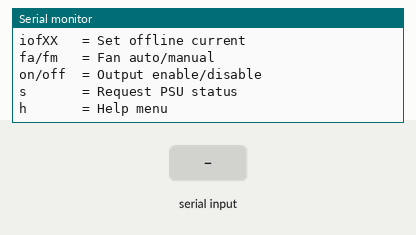
This sketch was run on a simulated ESP32. Parts: the last lines printed to the serial monitor. Inputs (shaded band) come from the test bench. No CAN messages arrive unless stated.

Above: at 1.7 s.
1.8 s: "von\n" received over Serial
At 2.6 s:
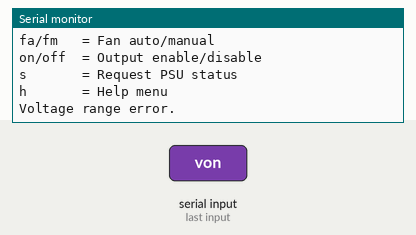
3.3 s: "vof\n" received over Serial
At 3.7 s:
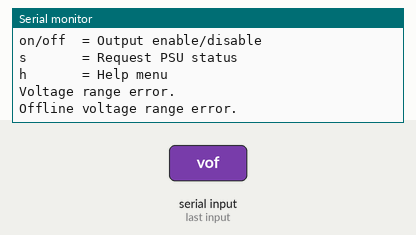
4.8 s: "ion\n" received over Serial
At 6.0 s:
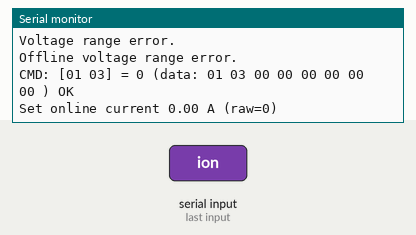
6.3 s: "iof\n" received over Serial
At 7.2 s:
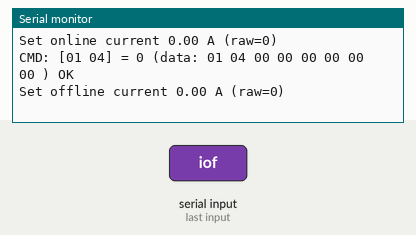
7.8 s: "fa\n" received over Serial
At 8.4 s:
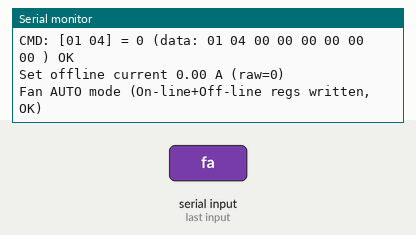
9.3 s: "fm\n" received over Serial
At 10.7 s:
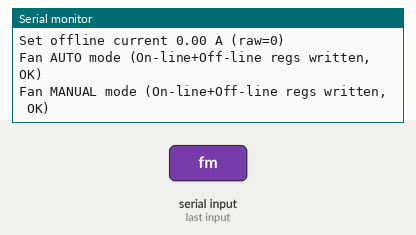

The sketch:

CAN_controller.ino
```cpp
#include <Arduino.h>
#include <HuaweiCAN.h>

HuaweiCAN psu;

void printHelp() {
  Serial.println(F("\n--- Huawei PSU Short Commands ---"));
  Serial.println(F("vonXX   = Set online voltage"));
  Serial.println(F("vofXX   = Set offline voltage"));
  Serial.println(F("ionXX   = Set online current"));
  Serial.println(F("iofXX   = Set offline current"));
  Serial.println(F("fa/fm   = Fan auto/manual"));
  Serial.println(F("on/off  = Output enable/disable"));
  Serial.println(F("s       = Request PSU status"));
  Serial.println(F("h       = Help menu\n"));
}

void setup() {
  Serial.begin(115200);
  delay(500);
  Serial.println("Huawei PSU TWAI Controller (modular)");

  if (!psu.begin()) {
    Serial.println("TWAI init failed!");
    while (true);
  }

  Serial.println("TWAI initialized at 125 kbps.\n");
  printHelp();
}

void loop() {
  psu.readAndDecodeResponse();

  static unsigned long last_health_check = 0;
  if (millis() - last_health_check >= 1000) {
    last_health_check = millis();
    psu.checkBusHealth();
  }

  if (Serial.available()) {
    String cmd = Serial.readStringUntil('\n');
    cmd.trim(); cmd.toLowerCase();

    if (cmd.startsWith("von")) psu.setVoltage(cmd.substring(3).toFloat());
    else if (cmd.startsWith("vof")) psu.setOfflineVoltage(cmd.substring(3).toFloat());
    else if (cmd.startsWith("ion")) psu.setCurrent(cmd.substring(3).toFloat());
    else if (cmd.startsWith("iof")) psu.setOfflineCurrent(cmd.substring(3).toFloat());
    else if (cmd == "fa") psu.setFanMode(false);
    else if (cmd == "fm") psu.setFanMode(true);
    else if (cmd == "on") psu.enableOutput(true);
    else if (cmd == "off") psu.enableOutput(false);
    else if (cmd == "s") psu.sendRequest();
    else if (cmd == "h") printHelp();
    else Serial.println("Invalid command. Type 'h' for help.");
  }
}
```

Measured:
- after the input at 1.8 s, the serial monitor: prints a new line at once (image 1)
- after the input at 3.3 s, the serial monitor: prints a new line at once (image 2)
- after the input at 4.8 s, the serial monitor: prints a new line at once (image 3)
- after the input at 6.3 s, the serial monitor: prints a new line at once (image 4)
- after the input at 7.8 s, the serial monitor: prints a new line at once (image 5)
- after the input at 9.3 s, the serial monitor: prints a new line at once (image 6)
